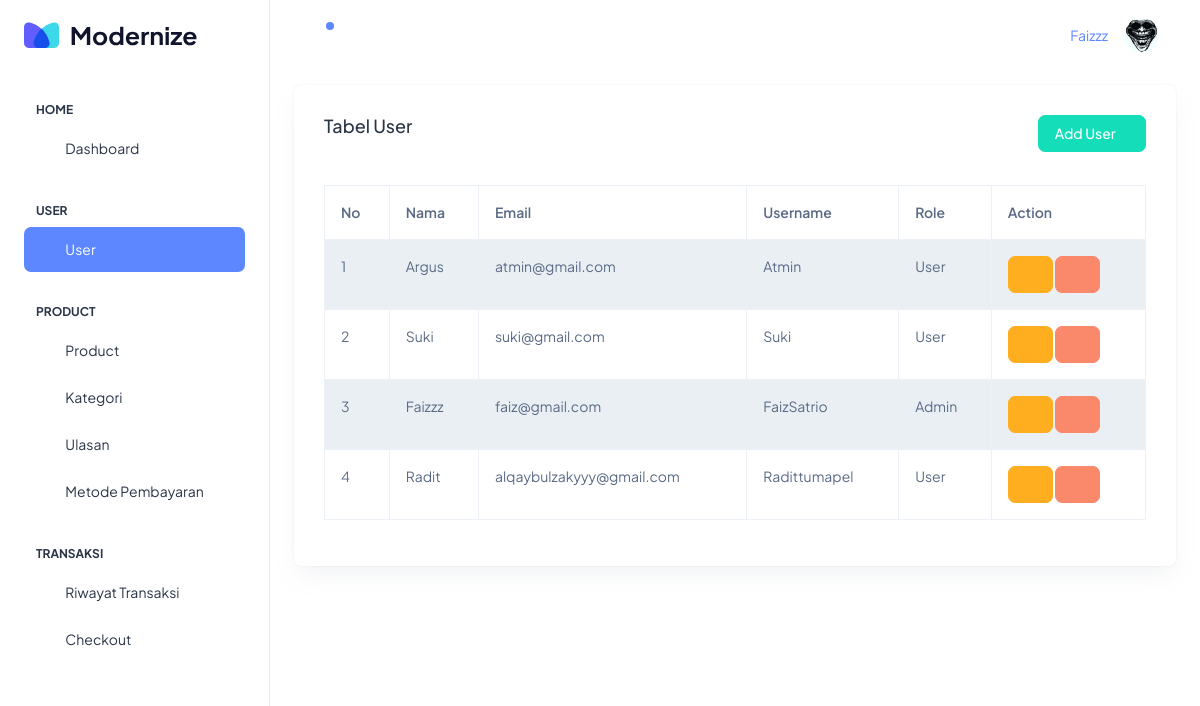
The page /pages/user/index.php (signed in) on the database its author committed.
### tables this page shows
CREATE TABLE IF NOT EXISTS `user` (
  `id` int NOT NULL AUTO_INCREMENT,
  `nama` varchar(200) NOT NULL,
  `username` varchar(200) NOT NULL,
  `email` varchar(200) NOT NULL,
  `password` varchar(200) NOT NULL,
  `role` int NOT NULL DEFAULT '2',
  PRIMARY KEY (`id`)
);

### action/user/show_data.php (called while the page is built, shortened)
<?php
include '../../connection/connection.php';
    $sql = 'SELECT * FROM user';
    $result = $conn->query($sql);
?>

### pages/user/index.php (the view, shortened to what this page needs)
<!doctype html>
<html lang="en">
<head>
    <link rel="stylesheet" href="../../assets/css/styles.min.css" />
</head>
<body>
    <div class="page-wrapper" id="main-wrapper" data-layout="vertical" data-navbarbg="skin6" data-sidebartype="full" data-sidebar-position="fixed" data-header-position="fixed">
        <?php include '../layout/sidebar.php'; ?>
        <div class="body-wrapper">
            <?php include '../layout/header.php'; ?>
            <div class="container-fluid">
                <div class="row">
                    <div class="col-md-12">
                        <div class="card">
                            <div class="card-body">
                                <a href="./create.php" class="btn btn-success float-md-end">
                                    Add User <i class="ti ti-plus"></i>
                                </a>
                                <h5 class="card-title d-flex justify-content-start">Tabel User</h5>
                                <div class="table-responsive mt-5">
                                    <table class="table table-striped table-bordered no-wrap">
                                        <thead>
                                            <tr>
                                                <th>No</th>
                                                <th>Nama</th>
                                                <th>Email</th>
                                                <th>Username</th>
                                                <th>Role</th>
                                                <th>Action</th>
                                            </tr>
                                        </thead>
                                        <tbody>
                                            <?php
                                            include '../../action/user/show_data.php';
                                            $no = 1;
                                            while ($data = mysqli_fetch_assoc($result)) {
                                            ?>
                                                <tr>
                                                    <td><?= $no++ ?></td>
                                                    <td><?= $data['nama'] ?></td>
                                                    <td><?= $data['email'] ?></td>
                                                    <td><?= $data['username'] ?></td>
                                                    <?php if ($data['role'] == 1) { ?>
                                                        <td>Admin</td>
                                                    <?php } else { ?>
                                                        <td>User</td>
                                                    <?php } ?>
                                                    <td>
                                                        <a href="edit.php?id=<?= $data['id'] ?>" class="btn btn-warning"><i class="ti ti-edit"></i></a>
                                                        <a href="../../action/user/delete.php?id=<?= $data['id'] ?>" class="btn btn-danger" onclick="return confirmDelete(event, <?= $data['id'] ?>)"><i class="ti ti-trash"></i></a>
                                                    </td>
                                                </tr>
                                            <?php
                                            }
                                            ?>
                                        </tbody>
                                    </table>
                                </div>
                            </div>
                        </div>
                    </div>
                </div>
            </div>
        </div>
    </div>
</body>
</html>

### pages/layout/sidebar.php (shortened to what this page needs)
<aside class="left-sidebar">
  <div>
    <div class="brand-logo d-flex align-items-center justify-content-between">
      <a href="./index.html" class="text-nowrap logo-img">
        <img src="../../assets/images/logos/dark-logo.svg" width="180" alt="" />
      </a>
    </div>
    <nav class="sidebar-nav scroll-sidebar" data-simplebar="">
      <ul id="sidebarnav">
        <?php if ($_SESSION['role'] == 1) { ?>
          <li class="nav-small-cap">
            <span class="hide-menu">Home</span>
          </li>
          <li class="sidebar-item">
            <a class="sidebar-link" href="../layout/layout.php" aria-expanded="false">
              <span>
                <i class="ti ti-layout-dashboard"></i>
              </span>
              <span class="hide-menu">Dashboard</span>
            </a>
          </li>
          <li class="nav-small-cap">
            <span class="hide-menu">USER</span>
          </li>
          <li class="sidebar-item">
            <a class="sidebar-link" href="../user/index.php" aria-expanded="false">
              <span>
                <i class="ti ti-user"></i>
              </span>
              <span class="hide-menu">User</span>
            </a>
          </li>
          <li class="nav-small-cap">
            <span class="hide-menu">PRODUCT</span>
          </li>
          <li class="sidebar-item">
            <a class="sidebar-link" href="../produk/index.php" aria-expanded="false">
              <span>
                <i class="ti ti-shopping-cart"></i>
              </span>
              <span class="hide-menu">Product</span>
            </a>
          </li>
          <li class="sidebar-item">
            <a class="sidebar-link" href="../kategori/index.php" aria-expanded="false">
              <span>
                <i class="ti ti-category"></i>
              </span>
              <span class="hide-menu">Kategori</span>
            </a>
          </li>
          <li class="sidebar-item">
            <a class="sidebar-link" href="../ulasan/index.php" aria-expanded="false">
              <span>
                <i class="ti ti-book"></i>
              </span>
              <span class="hide-menu">Ulasan</span>
            </a>
          </li>
          <li class="sidebar-item">
            <a class="sidebar-link" href="../pembayaran/index.php" aria-expanded="false">
              <span>
                <i class="ti ti-cash"></i>
              </span>
              <span class="hide-menu">Metode Pembayaran</span>
            </a>
          </li>
          <li class="nav-small-cap">
            <span class="hide-menu">TRANSAKSI</span>
          </li>
          <li class="sidebar-item">
            <a class="sidebar-link" href="../transaksi/index.php" aria-expanded="false">
              <span>
                <i class="ti ti-history"></i>
              </span>
              <span class="hide-menu">Riwayat Transaksi</span>
            </a>
          </li>
          <li class="sidebar-item">
            <a class="sidebar-link" href="../home/checkout.php" aria-expanded="false">
              <span>
                <i class="ti ti-shopping-cart"></i>
              </span>
              <span class="hide-menu">Checkout</span>
            </a>
          </li>
        <?php } ?>
      </ul>
    </nav>
  </div>
</aside>

### pages/layout/header.php (shortened to what this page needs)
<header class="app-header">
        <nav class="navbar navbar-expand-lg navbar-light">
          <ul class="navbar-nav">
            <li class="nav-item">
              <a class="nav-link nav-icon-hover" href="javascript:void(0)">
                <i class="ti ti-bell-ringing"></i>
                <div class="notification bg-primary rounded-circle"></div>
              </a>
            </li>
          </ul>
          <div class="navbar-collapse justify-content-end px-0" id="navbarNav">
            <ul class="navbar-nav flex-row ms-auto align-items-center justify-content-end">
              <div class="navbar-nav">
                <a href="" ><?= $_SESSION['nama'] ?></a>
              </div>
              <li class="nav-item dropdown">
                <a class="nav-link nav-icon-hover" href="javascript:void(0)" id="drop2" data-bs-toggle="dropdown"
                aria-expanded="false">
                <img src="../../assets/images/profile/user.jpg" alt="" width="35" height="35" class="rounded-circle">
              </a>
              </li>
            </ul>
          </div>
        </nav>
      </header>

### rows shown on the page
user: nama "Argus", email "atmin@gmail.com", username "Atmin", role "User"
user: nama "Suki", email "suki@gmail.com", username "Suki", role "User"
user: nama "Faizzz", email "faiz@gmail.com", username "FaizSatrio", role "Admin"
user: nama "Radit", email "alqaybulzakyyy@gmail.com", username "Radittumapel", role "User"

### other values the page prints
$_SESSION['nama'] "Faizzz"
